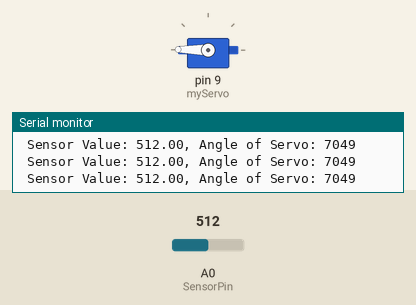
The sketch below on a simulated Arduino Uno, built with avr-gcc and run on an emulated ATmega328P. Parts: servo, the last lines printed to the serial monitor. The inputs (shaded band) are chosen by the test bench; at power-on: A0 (SensorPin) = 512.

Above: at 1.2 s.
1.3 s: A0 (SensorPin) set to 10
4.3 s: A0 (SensorPin) set to 7
At 5.7 s:
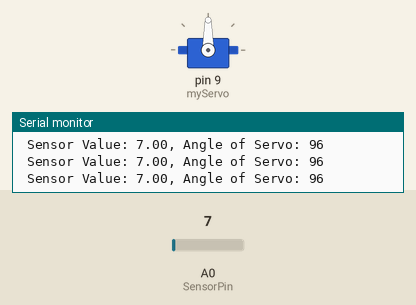
6.0 s: A0 (SensorPin) set to 0
At 7.1 s:
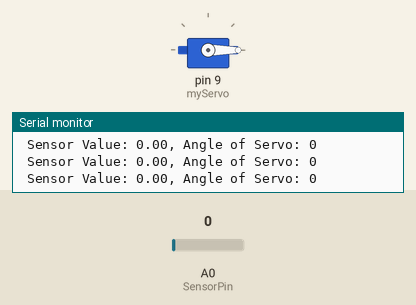
7.5 s: A0 (SensorPin) set to 70
At 8.4 s:
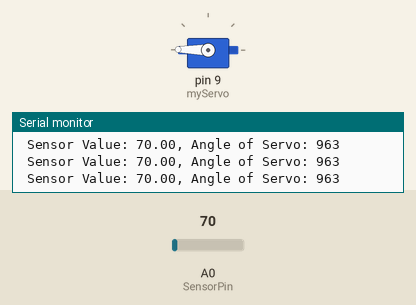
Timing chart, 0 to 10.0 s (numbered marks = the images above; inputs shaded):
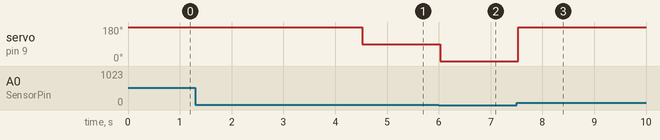

Measured:
- the behaviour switches between 9 and 8 on A0 (SensorPin) (found by bisection; images 0 and 1)
- after the input at 4.3 s, servo on pin 9 (myServo): 179° → 90° after 0.22 s
- after the input at 6.0 s, servo on pin 9 (myServo): 90° → 0° at once
- after the input at 7.5 s, servo on pin 9 (myServo): 0° → 179° at once

The sketch:

Project05Light.ino
```cpp
#include <Servo.h>

Servo myServo;

double const SensorPin = A0;

void setup() {
    myServo.attach(9);
    Serial.begin(9600);
}

void loop() {
    double lightSensorValue = analogRead(SensorPin);
    Serial.print(" Sensor Value: ");
    Serial.print(lightSensorValue);
    int angleOfServo = map(lightSensorValue, 0, 13, 0, 179);
    Serial.print(", Angle of Servo: ");
    Serial.println(angleOfServo);
    if (angleOfServo < 60) {
      angleOfServo = 0;
    } else if (angleOfServo > 61 && angleOfServo < 120) {
      angleOfServo = 90;
    } else {
      angleOfServo = 179;
    }
    myServo.write(angleOfServo);
    delay(250);
}
```
